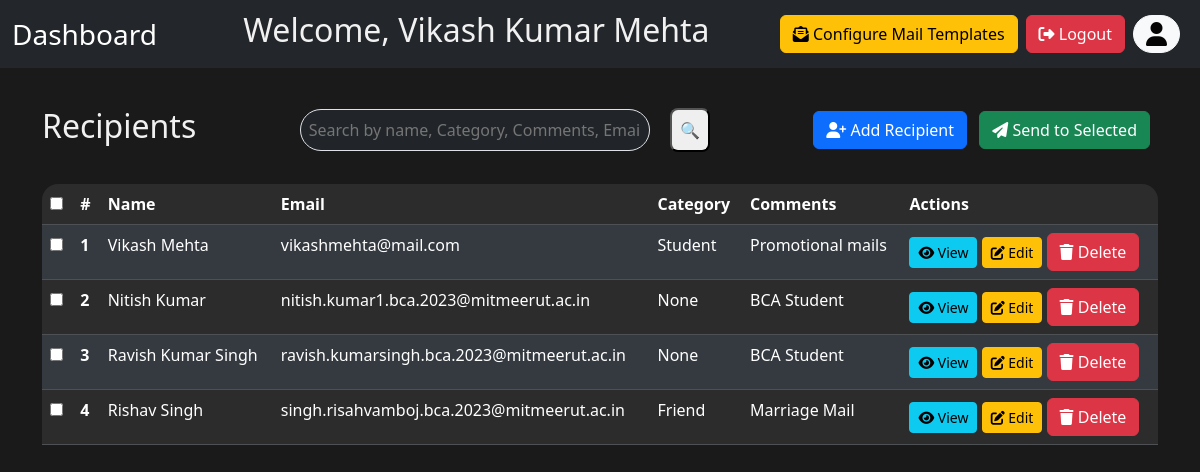
/user/dashboard/ (signed in), run on the app's committed database.
### CreateUser/models.py (models this page shows, shortened)
class emailUsers(models.Model):
    name = models.CharField(max_length=100)
    email_address = models.EmailField(unique=True)
    email_password = models.CharField(max_length=200)
    email_host = models.CharField(max_length=100, default="smtp.gmail.com")
    email_port = models.IntegerField(default=587)
    use_tls = models.BooleanField(default=True)
    login_password = models.CharField(max_length=50, null=False, default="test1234")
    post = models.CharField(max_length=100, null=True)
    department = models.CharField(max_length=150, null=True)
    about_you = models.CharField(max_length=500, null=True, default='')
    image = models.ImageField(upload_to='images/', default='default.png')
    personalEmail = models.EmailField(null=True)
    dob = models.DateField(default=datetime.now, null=True)
    fatherName = models.CharField(max_length=150, null=True)
    address = models.CharField(max_length=500, default='', null=True)

class Receipent(models.Model):
    Sender = models.ForeignKey(emailUsers, on_delete=models.CASCADE)
    email = models.CharField(max_length=200, null=False, unique=False)
    name = models.CharField(max_length=150, null=False, default="Customer")
    receipent_category = models.CharField(max_length=100, null=True)
    comment = models.CharField(max_length=200, null=True)
    added_date = models.DateTimeField(auto_now=True)
    send_time = models.IntegerField(default=0)

### CreateUser/views.py (the view, shortened to what this page needs)
# urls.py: path('dashboard/', views.dashboard, name='dashboard'),
def dashboard(request):
    user_id = request.session.get("user_id")
    if not user_id:
        messages.warning(request, "Login first")
        return redirect('Login')
    user = emailUsers.objects.get(id=user_id)
    recipients = Receipent.objects.filter(Sender__id=user_id)
    search_query = ""
    receipient_list = [
        {
            'id':r.id,
            'name': r.name,
            'email': r.email,
            'category': r.receipent_category,
            'comment': r.comment
        }
        for r in recipients
    ]
    title = f"Welcome, {user.name}"
    return render(
        request,
        'CreateUser/dashboard.html',
        {
            'title': title,
            'receipients': receipient_list,
            'username': user.name,
            'search_query': search_query,
        }
    )

### templates/CreateUser/dashboard.html (shortened to what this page needs)
{% extends "CreateUser/base.html" %}
{% load static %}
{% block content %}
<nav class="navbar navbar-expand-lg navbar-dark bg-dark">
    <div class="container-fluid">
        <a class="navbar-brand fs-3" href=" {% url "dashboard" %} ">Dashboard</a>
        <h2>Welcome, {{username}}</h2>
        <div class="d-flex align-items-center">
            <a href="{% url "templates" %}" class="btn btn-warning me-2">
            <i class="fa-solid fa-envelope-open-text"></i> Configure Mail Templates
            </a>
            <a href="{% url 'logout' %}" class="btn btn-danger me-2">
            <i class="fa-solid fa-right-from-bracket"></i> Logout
            </a>
            <a class="btn btn-light rounded-5 me-2" href="{% url "profile" %}">
            <i class="fa-solid fa-user fa-xl" style="color: #050505ff;"></i>
            </a>
        </div>
    </div>
</nav>
<div class="container mt-4">
    <div class="d-flex justify-content-between align-items-center mb-3">
        <h2>Recipients</h2>
        <div class="search">
            <form action="#" method='post'>
                <div class='p-2 '>
                    {% if search_query %}
                        <input class=" search-input rounded-pill bg-dark text-light border p-2 m-2 " type="text" name='search' placeholder="Search by name, Category, Comments, Emails" value='{{search_query}}'>
                    {% else %}
                        <input class=" search-input rounded-pill bg-dark text-light border p-2 m-2 " type="text" name='search' placeholder="Search by name, Category, Comments, Emails">
                    {% endif %}
                    <button type='submit' class='rounded-3 p-2 m-2'>🔍</button>
                </div>
            </form>
        </div>
        <div>
            <a class="btn btn-primary me-2" href='{% url "add_recepient" %}'>
                <i class="fa-solid fa-user-plus"></i>  Add Recipient
            </a>
            <button type="submit" class="btn btn-success me-2" form="recipientsForm">
                <i class="fa-solid fa-paper-plane"></i> Send to Selected
            </button>
        </div>
    </div>
    <div class="table-responsive rounded-4">
        <form method="post" id="recipientsForm" action=" {% url "send-mail" %} ">
            <table class="table table-dark table-striped table-hover ">
                <thead>
                    <tr>
                        <th scope="col"><input type="checkbox" id="selectAll"></th>
                        <th scope="col">#</th>
                        <th scope="col">Name</th>
                        <th scope="col">Email</th>
                        <th scope="col">Category</th>
                        <th scope="col">Comments</th>
                        <th scope="col">Actions</th>
                    </tr>
                </thead>
                <tbody class='rounded-4'>
                    {% for r in receipients %}
                    <tr >
                        <td><input type="checkbox" name="selected" value="{{ r.id }}" class="recipient-checkbox"></td>
                        <th scope="row">{{ forloop.counter }}</th>
                        <td>{{ r.name }}</td>
                        <td>{{ r.email }}</td>
                        <td>{{ r.category }}</td>
                        <td>{{ r.comment }}</td>
                        <td>
                            <a class="btn btn-sm btn-info" href="{% url 'view_recepient' r.id %}">
                                <i class="fa-solid fa-eye"></i> View
                            </a>
                            <a href="{% url 'edit_recepient' r.id %}" class="btn btn-sm btn-warning">
                                <i class="fa-solid fa-pen-to-square"></i> Edit
                            </a>
                            <a href="{% url 'delete_recipient' r.id %}" class="btn btn-danger"
                               onclick="return confirm('Are you sure you want to delete this recipient?');">
                                <i class="fa-solid fa-trash"></i> Delete
                            </a>
                        </td>
                    </tr>
                    {% endfor %}
                </tbody>
            </table>
        </form>
    </div>
</div>
{% endblock %}

### static/css/CreateUser/style.css (style rules this page uses)
body { background-color: #1a1a1a; color: #f1f1f1; }
.navbar { background-color: #23272b !important; opacity: blur(5px); }
.table-dark { --bs-table-bg: #2c2c2c; --bs-table-striped-bg: #343a40; --bs-table-hover-bg: #3c4248; }
.btn-primary { background-color: #0d6efd; border-color: #0d6efd; }
.btn-success { background-color: #198754; border-color: #198754; }
.btn-info { background-color: #0dcaf0; border-color: #0dcaf0; }
.btn-warning { background-color: #ffc107; border-color: #ffc107; }
.btn-danger { background-color: #dc3545; border-color: #dc3545; }
.search-input { width: 350px; }

### data on the page
emailUsers: name "Vikash Kumar Mehta"
Receipent: name "Vikash Mehta", email "vikashmehta@mail.com", category "Student", comment "Promotional mails"
Receipent: name "Nitish Kumar", email "nitish.kumar1.bca.2023@mitmeerut.ac.in", comment "BCA Student"
Receipent: name "Ravish Kumar Singh", email "ravish.kumarsingh.bca.2023@mitmeerut.ac.in", comment "BCA Student"
Receipent: name "Rishav Singh", email "singh.risahvamboj.bca.2023@mitmeerut.ac.in", category "Friend", comment "Marriage Mail"

### other printed values
{{ r.category }} "None" "None"
